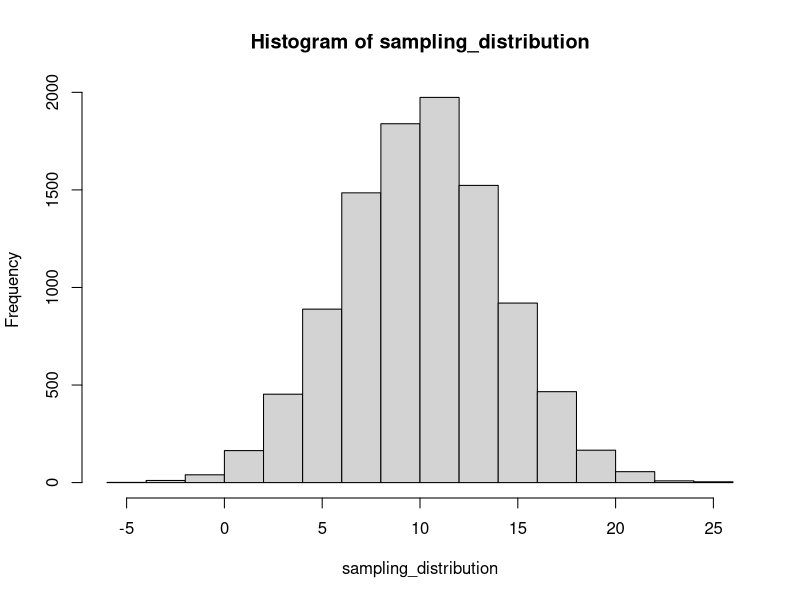
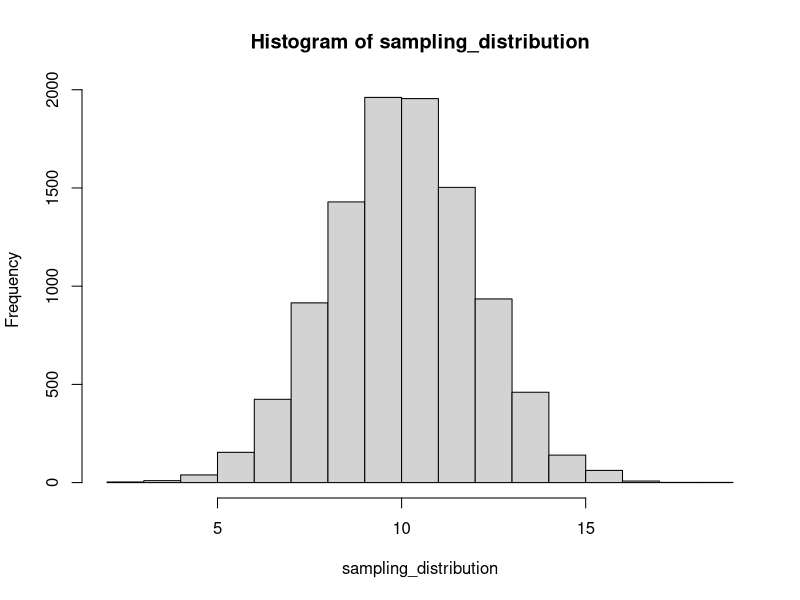
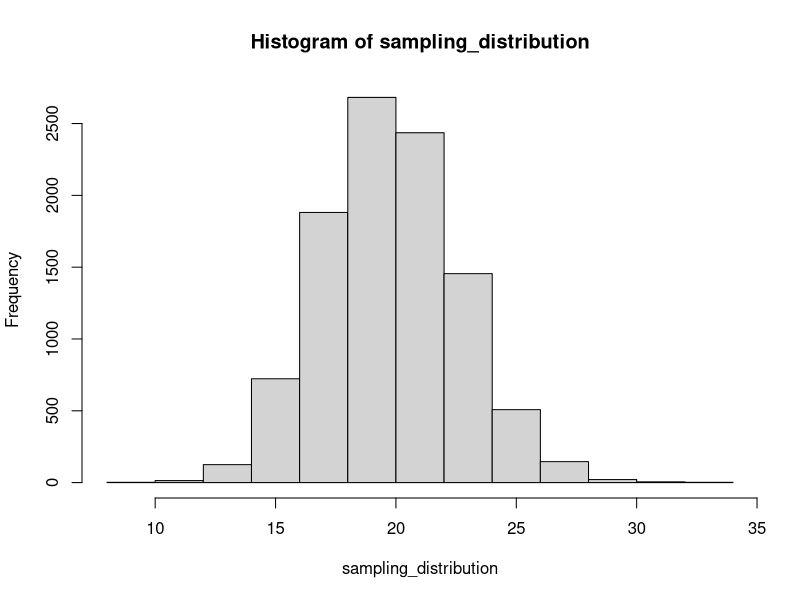

Recreate these plots in R, in order.
## ---- chunk 1
knitr::opts_chunk$set(echo = TRUE)
## ---- chunk 2
pnorm(2.5, 0, 1, lower.tail = FALSE)

my_sample <- rnorm(1000000, 0, 1)

selection <- my_sample[my_sample> 2.5]

length(selection)/1000000

## ---- chunk 3
pnorm(q=130, mean = 100, sd = 10, lower.tail = FALSE)
10000*pnorm(q=130, mean = 100, sd = 10, lower.tail = FALSE)

some_observations <- rnorm(10000, 100, 10)
length(some_observations[some_observations > 130])/10000
## ---- chunk 4
pnorm(q=130, mean = 100, sd = 10, lower.tail = FALSE)/.9973

## ---- chunk 5

sampling_distribution <- replicate(10000, mean(rnorm(25, 10, 20)))
hist(sampling_distribution)

length(sampling_distribution[sampling_distribution >=12])/10000

## ---- chunk 6

sampling_distribution <- replicate(10000, mean(rnorm(100, 10, 20)))
hist(sampling_distribution)

length(sampling_distribution[sampling_distribution >=12])/10000

## ---- chunk 7

sampling_distribution <- replicate(10000, sd(rnorm(25, 10, 20)))
hist(sampling_distribution)

length(sampling_distribution[sampling_distribution <= 15])/10000

